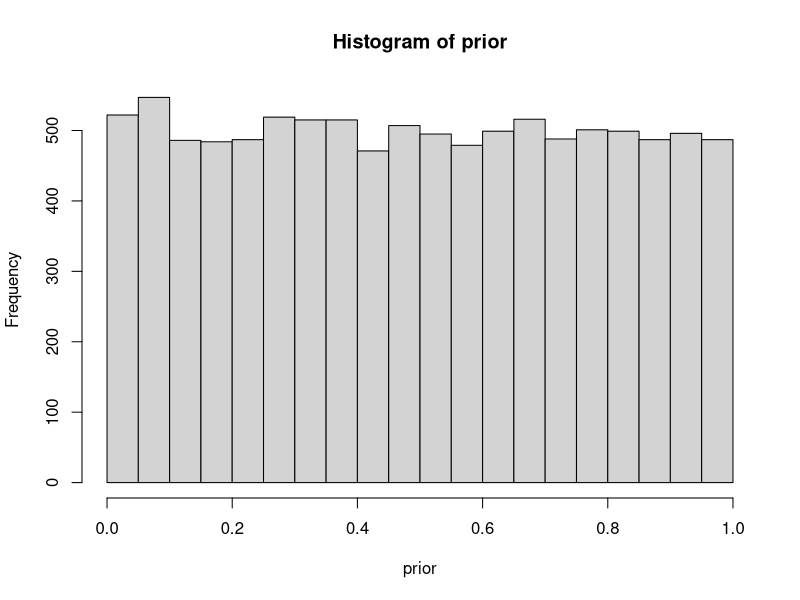

The R source for this figure: (Note: this script raises an error after producing the figure.)
## ---- chunk 1
knitr::opts_chunk$set(echo = TRUE)
## ---- chunk 2
n_draw <- 10000

## ---- chunk 3
prior <- runif(n = n_draw, 0, 1)
hist(prior)
## ---- chunk 4

gen_model <- function(size, rate) {
  rbinom(n = 1, size = size, prob = rate)
}

gen_model(size = 16, rate = 0.5)

## ---- chunk 5
sim_data <- rep(NA, n_draw)
for(i in 1:n_draw) {
  sim_data [i] <- gen_model(size = 16, prior_rate[i])
}
## ---- chunk 6
observed_data <- 6
posterior <- prior[sim_data == observed_data]
hist(posterior)
length(posterior)

## ---- chunk 7
median(posterior)
quantile(posterior, c(0.025, 0.975))
